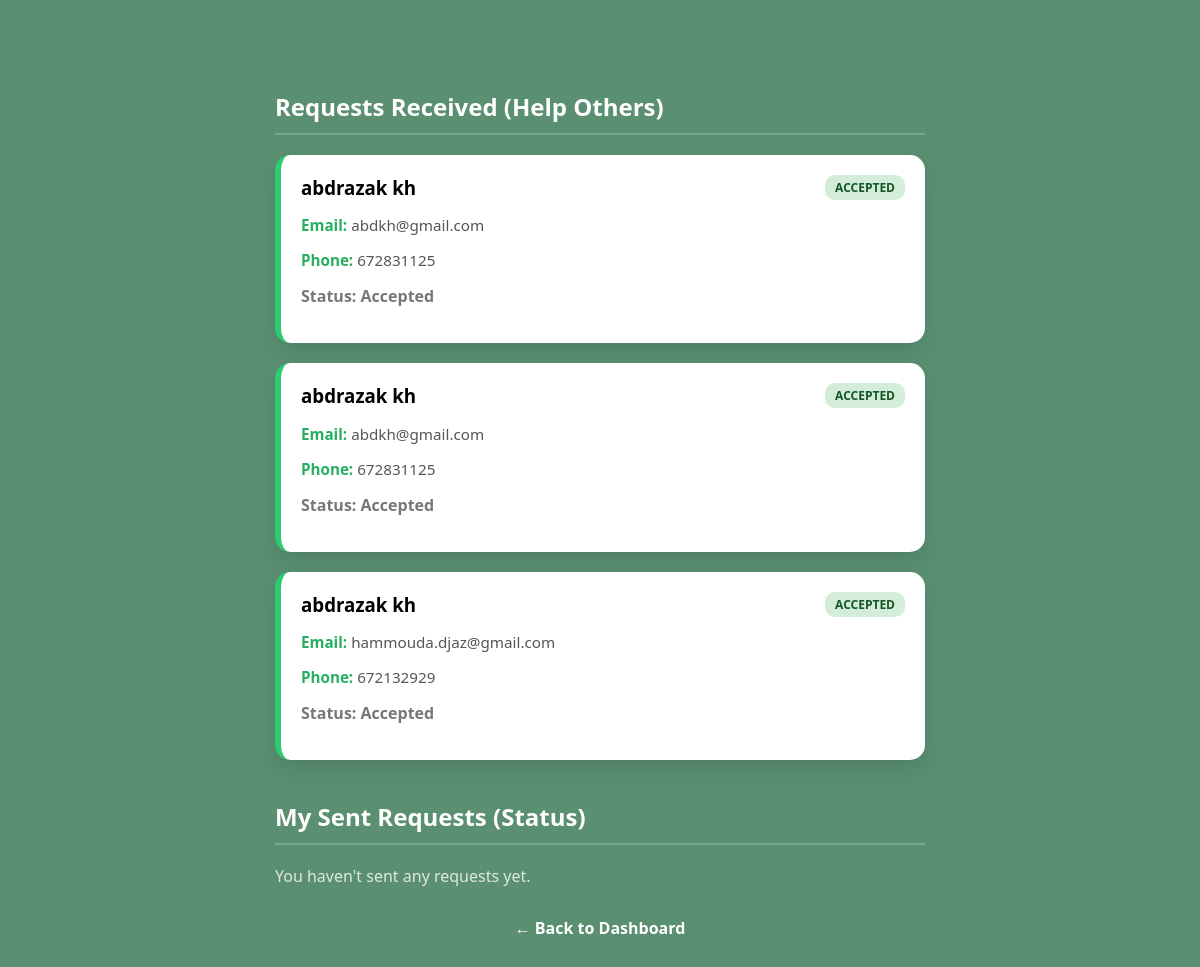
The app's page /requests.php (signed in) with its own data.
### tables this page shows
CREATE TABLE `service_requests` (
  `requestID` int(10) NOT NULL,
  `neederID` int(10) NOT NULL,
  `helperID` int(10) NOT NULL,
  `status` enum('pending','accepted','rejected') DEFAULT 'pending',
  `request_date` timestamp NOT NULL DEFAULT current_timestamp()
);

CREATE TABLE `user` (
  `userID` int(10) NOT NULL,
  `fullName` char(30) NOT NULL,
  `email` varchar(60) NOT NULL,
  `phone` varchar(20) NOT NULL,
  `docID` varchar(20) NOT NULL,
  `passw` varchar(255) NOT NULL,
  `userRole` enum('helper','needer') NOT NULL DEFAULT 'needer'
);

### requests.php (the view, shortened to what this page needs)
<?php
include 'confi.php';
$myID = $_SESSION['user_id'];
$sql_received = "SELECT r.requestID, r.request_date, r.status, u.fullName, u.email, u.phone
                FROM service_requests r
                JOIN user u ON r.neederID = u.userID
                WHERE r.helperID = ?
                ORDER BY r.request_date DESC";
$stmt1 = $conn->prepare($sql_received);
$stmt1->bind_param("i", $myID);
$stmt1->execute();
$received_result = $stmt1->get_result();
$sql_sent = "SELECT r.requestID, r.request_date, r.status, u.fullName, u.email, u.phone
             FROM service_requests r
             JOIN user u ON r.helperID = u.userID
             WHERE r.neederID = ?
             ORDER BY r.request_date DESC";
$stmt2 = $conn->prepare($sql_sent);
$stmt2->bind_param("i", $myID);
$stmt2->execute();
$sent_result = $stmt2->get_result();
?>
<!DOCTYPE html>
<html lang="en">
<head>
</head>
<body>
<div class="requests-container">
    <h2 class="section-title">Requests Received (Help Others)</h2>
    <?php if ($received_result->num_rows > 0): ?>
        <?php while($row = $received_result->fetch_assoc()): ?>
            <div class="request-card card-received">
                <div class="request-header">
                    <h3 style="margin:0;"><?php echo htmlspecialchars($row['fullName']); ?></h3>
                    <span class="status-badge status-<?php echo $row['status']; ?>">
                        <?php echo htmlspecialchars($row['status']); ?>
                    </span>
                </div>
                <p class="info-group"><span class="info-label">Email:</span> <?php echo htmlspecialchars($row['email']); ?></p>
                <p class="info-group"><span class="info-label">Phone:</span> <?php echo htmlspecialchars($row['phone']); ?></p>
                <?php if ($row['status'] == 'pending'): ?>
                    <form method="POST" class="btn-group">
                        <input type="hidden" name="requestID" value="<?php echo $row['requestID']; ?>">
                        <button type="submit" name="accept_request" class="accept-btn">ACCEPT</button>
                        <button type="submit" name="refuse_request" class="refuse-btn">REFUSE</button>
                    </form>
                <?php else: ?>
                    <p style="margin-top: 15px; font-weight: bold; color: #777;">Status: <?php echo ucfirst($row['status']); ?></p>
                <?php endif; ?>
            </div>
        <?php endwhile; ?>
    <?php else: ?>
        <p style="color: white; opacity: 0.8;">No incoming requests.</p>
    <?php endif; ?>
    <h2 class="section-title">My Sent Requests (Status)</h2>
    <?php if ($sent_result->num_rows > 0): ?>
        <?php while($row = $sent_result->fetch_assoc()): ?>
            <div class="request-card card-sent">
                <div class="request-header">
                    <h3 style="margin:0;">Helper: <?php echo htmlspecialchars($row['fullName']); ?></h3>
                    <span class="status-badge status-<?php echo $row['status']; ?>">
                        <?php echo htmlspecialchars($row['status']); ?>
                    </span>
                </div>
                <p style="margin-top: 10px; color: #555;">Sent on: <b><?php echo date('M d, Y', strtotime($row['request_date'])); ?></b></p>
                <?php if ($row['status'] == 'accepted'): ?>
                    <p class="info-group" style="background: #e8f5e9; padding: 10px; border-radius: 8px;">
                        <span class="info-label">Contact Helper:</span> <?php echo htmlspecialchars($row['phone']); ?>
                    </p>
                <?php endif; ?>
                <form method="POST" style="margin-top: 15px;">
                    <input type="hidden" name="requestID" value="<?php echo $row['requestID']; ?>">
                    <button type="submit" name="delete_request" class="delete-btn" onclick="return confirm('Are you sure you want to delete/cancel this request?')">
                        <?php echo ($row['status'] == 'pending') ? 'CANCEL REQUEST' : 'DELETE HISTORY'; ?>
                    </button>
                </form>
            </div>
        <?php endwhile; ?>
    <?php else: ?>
        <p style="color: white; opacity: 0.8;">You haven't sent any requests yet.</p>
    <?php endif; ?>
    <div style="text-align: center; margin-top: 30px;">
        <a href="logedinPage.php" style="color: white; text-decoration: none; font-weight: bold;">← Back to Dashboard</a>
    </div>
</div>
</body>
</html>

### requests.php (style rules this page uses)
body { font-family: 'Segoe UI', Tahoma, Geneva, Verdana, sans-serif; background-color: #5a8f72; margin: 0; display: flex; justify-content: center; padding: 50px 0; min-height: 100vh; }
.requests-container { width: 90%; max-width: 650px; }
h2.section-title { color: white; border-bottom: 2px solid rgba(255,255,255,0.2); padding-bottom: 10px; margin: 40px 0 20px 0; }
.request-card { background: white; border-radius: 15px; padding: 20px; margin-bottom: 20px; box-shadow: 0 10px 20px rgba(0,0,0,0.1); position: relative; }
.card-received { border-left: 6px solid #2ecc71; }
.request-header { display: flex; justify-content: space-between; align-items: center; }
.status-badge { font-size: 0.75rem; text-transform: uppercase; padding: 4px 10px; border-radius: 10px; font-weight: bold; }
.status-accepted { background: #d4edda; color: #155724; }
.info-group { margin-bottom: 8px; font-size: 0.95rem; color: #555; }
.info-label { color: #27ae60; font-weight: bold; }

### records on screen
service_requests: user.fullName "abdrazak kh", status "ACCEPTED", user.email "abdkh@gmail.com", user.phone "672831125", status "Accepted"
service_requests: user.fullName "abdrazak kh", status "ACCEPTED", user.email "abdkh@gmail.com", user.phone "672831125", status "Accepted"
service_requests: user.fullName "abdrazak kh", status "ACCEPTED", user.email "hammouda.djaz@gmail.com", user.phone "672132929", status "Accepted"
